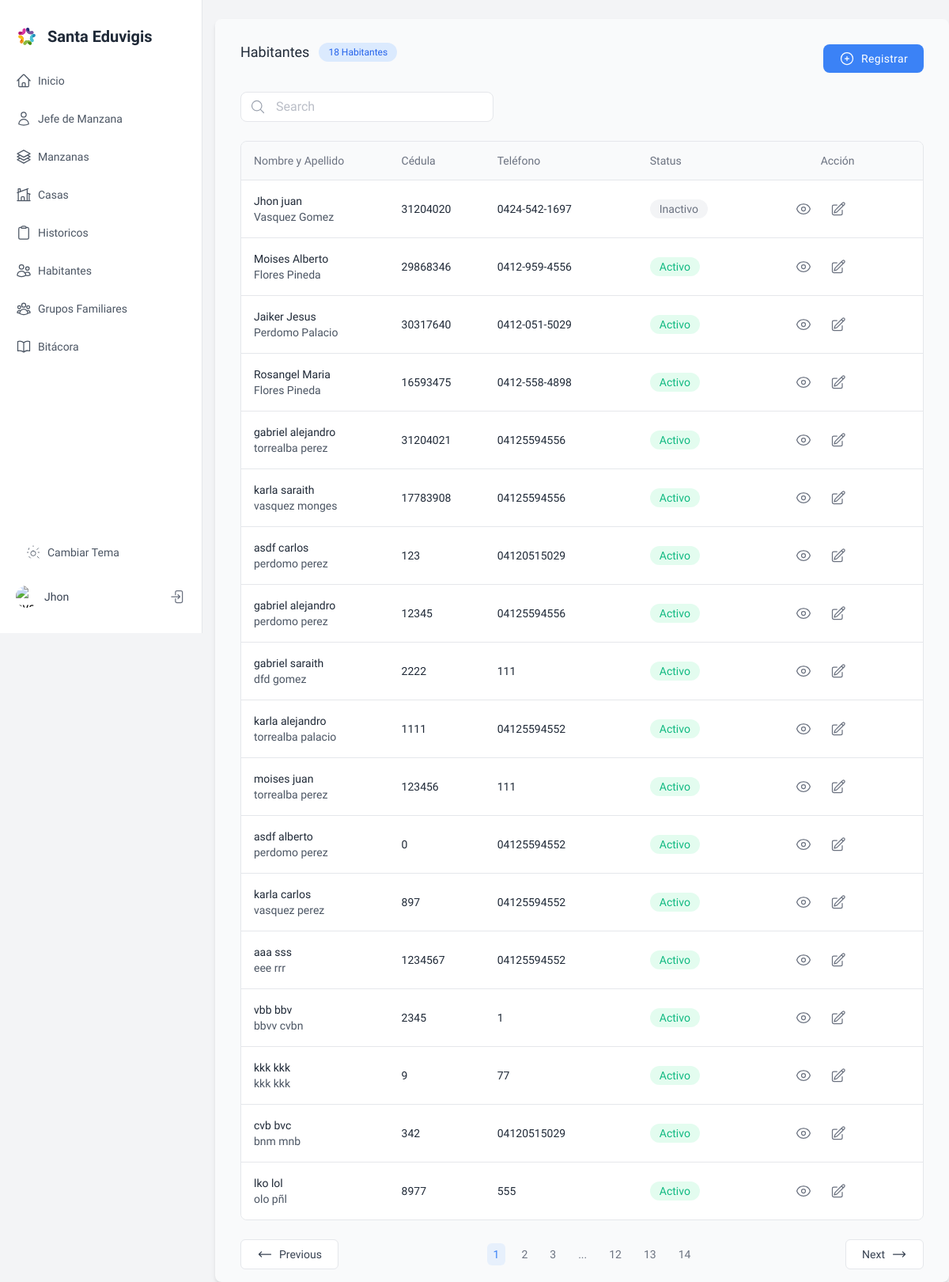
The page /components/habitantes.php (signed in) on the database its author committed.
### tables this page shows
CREATE TABLE `personas` (
  `id_persona` int(11) NOT NULL,
  `id_usuario` int(11) NOT NULL,
  `primer_nombre` varchar(50) NOT NULL,
  `segundo_nombre` varchar(50) DEFAULT NULL,
  `primer_apellido` varchar(50) NOT NULL,
  `segundo_apellido` varchar(50) NOT NULL,
  `tipo_documento` enum('Venezolano','Extranjero','Juridico') NOT NULL,
  `documento_identidad` int(10) DEFAULT NULL,
  `codigo_carnet_patria` int(10) DEFAULT NULL,
  `serial_carnet_patria` int(10) DEFAULT NULL,
  `genero` enum('Hombre','Mujer','Otro') DEFAULT NULL,
  `fecha_nacimiento` date DEFAULT NULL,
  `cantidad_hijos` int(11) DEFAULT NULL,
  `telefono` varchar(15) DEFAULT NULL,
  `correo` varchar(60) DEFAULT NULL,
  `fecha_registro` date DEFAULT curdate(),
  `estado` enum('Activo','Inactivo') DEFAULT 'Activo'
);

### components/habitantes/gethabitantes.php (the view, shortened to what this page needs)
<?php
include '../controladores/conexion.php';
$query = "SELECT CONCAT(primer_nombre, ' ' ,segundo_nombre) AS nombres, CONCAT(primer_apellido, ' ' ,segundo_apellido) AS apellidos, documento_identidad AS cedula, telefono, estado AS status, id_persona FROM personas";
$resultado = $conn->query($query);
if ($resultado->num_rows > 0) {
    while ($row = $resultado->fetch_assoc()) {
        echo "<tr>";
        echo "<td class='px-4 py-4 text-sm font-medium whitespace-nowrap'>
                <div>
                    <h2 class='font-medium text-gray-800 dark:text-white'>{$row['nombres']}</h2>
                    <p class='text-sm font-normal text-gray-600 dark:text-gray-400'>{$row['apellidos']}</p>
                </div>
              </td>";
        echo "<td class='px-4 py-4 text-sm font-medium whitespace-nowrap'>
                <h2 class='font-medium text-gray-800 dark:text-white'>{$row['cedula']}</h2>
              </td>";
        echo "<td class='px-4 py-4 text-sm font-medium whitespace-nowrap'>
                <h2 class='font-medium text-gray-800 dark:text-white'>{$row['telefono']}</h2>
              </td>";
        echo "<td class='px-12 py-4 text-sm font-medium whitespace-nowrap'>
                    <div class='inline px-3 py-1 text-sm font-normal rounded-full " . ($row['status'] === 'Activo' ? "text-emerald-500 bg-emerald-100/60" : "text-gray-500 bg-gray-100") . " dark:bg-gray-800'>
                        {$row['status']}
                    </div>
                </td>";
        echo "<td class='px-4 py-4 text-sm whitespace-nowrap'>
                <div class='flex items-center gap-x-6'>
                    <button class='text-gray-500 transition-colors duration-200 dark:hover:text-blue-600 dark:text-gray-300 hover:text-blue-600 focus:outline-none' onclick='verDetalles({$row['id_persona']})' aria-label='Ver detalles'>
                        <svg xmlns='http://www.w3.org/2000/svg' fill='none' viewBox='0 0 24 24' stroke-width='1.5' stroke='currentColor' class='w-5 h-5'>
                            <path stroke-linecap='round' stroke-linejoin='round' d='M2.036 12.322a1.012 1.012 0 0 1 0-.639C3.423 7.51 7.36 4.5 12 4.5c4.638 0 8.573 3.007 9.963 7.178.07.207.07.431 0 .639C20.577 16.49 16.64 19.5 12 19.5c-4.638 0-8.573-3.007-9.963-7.178Z' />
                            <path stroke-linecap='round' stroke-linejoin='round' d='M15 12a3 3 0 1 1-6 0 3 3 0 0 1 6 0Z' />
                        </svg>
                    </button>
                    <button class='text-gray-500 transition-colors duration-200 dark:hover:text-yellow-500 dark:text-gray-300 hover:text-yellow-500 focus:outline-none' onclick='editarDetalles({$row['id_persona']})' aria-label='Editar datos'>
                        <svg xmlns='http://www.w3.org/2000/svg' fill='none' viewBox='0 0 24 24' stroke-width='1.5' stroke='currentColor' class='w-5 h-5'>
                            <path stroke-linecap='round' stroke-linejoin='round' d='M16.862 4.487l1.687-1.688a1.875 1.875 0 112.652 2.652L10.582 16.07a4.5 4.5 0 01-1.897 1.13L6 18l.8-2.685a4.5 4.5 0 011.13-1.897l8.932-8.931zm0 0L19.5 7.125M18 14v4.75A2.25 2.25 0 0115.75 21H5.25A2.25 2.25 0 013 18.75V8.25A2.25 2.25 0 015.25 6H10' />
                        </svg>
                    </button>
                </div>
              </td>";
        echo "</tr>";
    }
} else {
    echo "<tr><td colspan='5' class='px-4 py-4 text-sm text-center'>No hay datos disponibles</td></tr>";
}
?>

### rows shown on the page
personas: nombres "Jhon juan", apellidos "Vasquez Gomez", documento_identidad "31204020", telefono "0424-542-1697", estado "Inactivo"
personas: nombres "Moises Alberto", apellidos "Flores Pineda", documento_identidad "29868346", telefono "0412-959-4556", estado "Activo"
personas: nombres "Jaiker Jesus", apellidos "Perdomo Palacio", documento_identidad "30317640", telefono "0412-051-5029", estado "Activo"
personas: nombres "Rosangel Maria", apellidos "Flores Pineda", documento_identidad "16593475", telefono "0412-558-4898", estado "Activo"
personas: nombres "gabriel alejandro", apellidos "torrealba perez", documento_identidad "31204021", telefono "04125594556", estado "Activo"
personas: nombres "karla saraith", apellidos "vasquez monges", documento_identidad "17783908", telefono "04125594556", estado "Activo"
personas: nombres "asdf carlos", apellidos "perdomo perez", documento_identidad "123", telefono "04120515029", estado "Activo"
personas: nombres "gabriel alejandro", apellidos "perdomo perez", documento_identidad "12345", telefono "04125594556", estado "Activo"
personas: nombres "gabriel saraith", apellidos "dfd gomez", documento_identidad "2222", telefono "111", estado "Activo"
personas: nombres "karla alejandro", apellidos "torrealba palacio", documento_identidad "1111", telefono "04125594552", estado "Activo"
personas: nombres "moises juan", apellidos "torrealba perez", documento_identidad "123456", telefono "111", estado "Activo"
personas: nombres "asdf alberto", apellidos "perdomo perez", documento_identidad "0", telefono "04125594552", estado "Activo"
personas: nombres "karla carlos", apellidos "vasquez perez", documento_identidad "897", telefono "04125594552", estado "Activo"
personas: nombres "aaa sss", apellidos "eee rrr", documento_identidad "1234567", telefono "04125594552", estado "Activo"
personas: nombres "vbb bbv", apellidos "bbvv cvbn", documento_identidad "2345", telefono "1", estado "Activo"
personas: nombres "kkk kkk", apellidos "kkk kkk", documento_identidad "9", telefono "77", estado "Activo"
personas: nombres "cvb bvc", apellidos "bnm mnb", documento_identidad "342", telefono "04120515029", estado "Activo"
personas: nombres "lko lol", apellidos "olo pñl", documento_identidad "8977", telefono "555", estado "Activo"

### other values the page prints
$usuario_actual "Jhon"
$total_personas "18"
